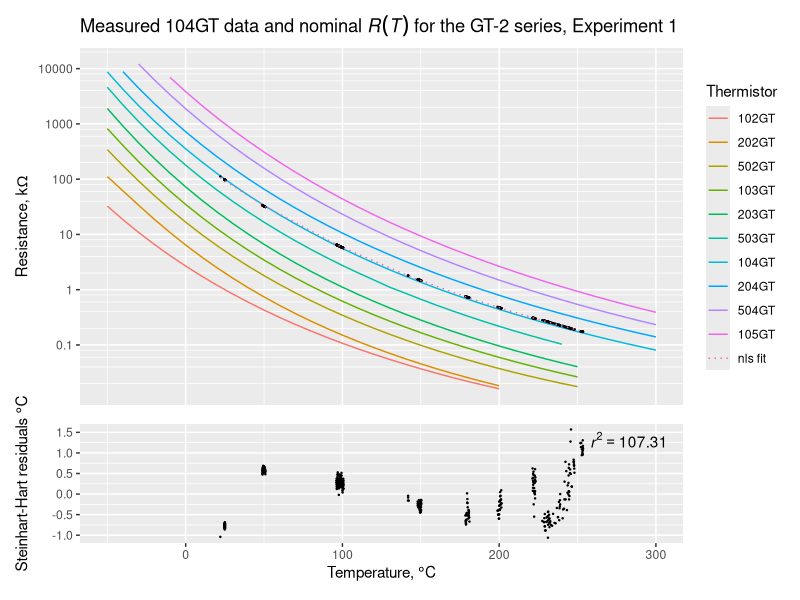

Here is the R script that generated this plot:
library(reshape2)
library(ggplot2)
library(patchwork)  ##devtools::install_github('thomasp85/patchwork')

m1 <- read.table('104GT-measurements.1.tab')
names(m1) = c('T', 'R')

d <- read.table('gt-2-glass-thermistors.tab', header = TRUE)
md <- melt(d, id.vars = 'T')
names(md) <- c('T', 'Thermistor', 'Resistance')
levels(md$Thermistor) <- sub('X', '', levels(md$Thermistor)) # get rid of the 'X' inserted by melt()

# If measurement columns (m1) were swapped, I could have called this function:
# abc <- ThermistorSteinhartHartCoeffFromMeasurements(transform(m1[c(1, 100, 396), ], R = R * 1000)) # ℃, Ω
#
# Instead, I have copied the code from library(thermocouple) and swapped column indices (,1 and ,2)
# in all references to m3p.
#
m3p <- transform(m1[c(1, 20, 38), ], R = R * 1000)  # pick any three data points and convert kΩ to Ω
b <- 1/(m3p[,1] + 273.15 ) # convert the row of Celsius temperatures to Kelvin
b <- cbind(b)              # make it a column
a <- matrix(c(
  1, log(m3p[1,2]), log(m3p[1,2])^3,
  1, log(m3p[2,2]), log(m3p[2,2])^3,
  1, log(m3p[3,2]), log(m3p[3,2])^3
), 3, 3, byrow = TRUE)
x <- solve(a, b)
abc <- list(A = x[1], B = x[2], C = x[3])
write(sprintf('Steinthart-Hart coefficients, 3-point estimation:                  A = %12.10f, B = %12.10f, C = %12.10f', abc$A, abc$B, abc$C), stderr())


tm <- transform(m1, T = T + 273.15, R = R * 1000) # transformed measurements
sh <- nls(T ~ 1 / (A + B * log(R) + C * log(R) ^ 3), data = tm, start = abc) # K, Ω
abc <- list(A = coef(summary(sh))[1,1], B = coef(summary(sh))[2,1], C = coef(summary(sh))[3,1])
r2 <- sh$m$deviance()
write(sprintf('Steinthart-Hart coefficients, NLS fit to data:                     A = %12.10f, B = %12.10f, C = %12.10f', abc$A, abc$B, abc$C), stderr())

residuals <- data.frame(cbind(tm[,1] - 273.15, predict(sh) - tm[,1]))
names(residuals) <- c('T', 'ΔT')

postscript(file='', command='cat', paper='special', onefile=F, horizontal=F, width=12, height=9, pointsize=8)

# Inverse Steinhart-Hart
model <- function(t) {
  T <- 273.15 + t
  x <- (abc$A - 1 / T) / abc$C
  y <- ((abc$B / (3 * abc$C)) ^ 3 + (x / 2) ^ 2) ^ (1/2)
  0.001 * exp( (y - x / 2) ^ (1/3) - (y + x / 2) ^ (1/3) )
}

model_T <- data.frame(T = range(md$T))

m1$model = sapply(m1$T, model, simplify = TRUE)

breaks <- 10**(1:7) / 100
minor_breaks <- rep(seq(2, 8, by = 2), 21) * (10 ^ rep(seq(-10, 10, by = 1), each = 4))

plot1 <- ggplot() +
  geom_line(data = md, aes(T, Resistance, col = Thermistor, linetype = Thermistor), na.rm = TRUE) +
  geom_point(data = m1, mapping = aes(x = T, y = R), size = 0.2) +
  geom_line(data = m1, mapping = aes(x = T, y = model, color='nls fit', linetype = 'nls fit')) +
  scale_y_log10(breaks = breaks, minor_breaks = minor_breaks, labels = c('0.1', '1', '10', '100', '1000', '10000', '100000'), name = bquote(paste('Resistance, k', Omega))) +
  scale_linetype_manual(values=c('102GT' = 1, '103GT' = 1, '104GT' = 1, '105GT' = 1, '202GT' = 1, '203GT' = 1, '204GT' = 1, '502GT' = 1, '503GT' = 1, '504GT' = 1, 'nls fit' = 3), name='Thermistor') +
  xlim(range(md$T)) +
  ggtitle(bquote(paste('Measured 104GT data and nominal ', italic(R(T)), ' for the GT-2 series, Experiment 1'))) +
  theme(axis.title.x=element_blank(), axis.text.x=element_blank(), axis.ticks.x=element_blank()) +
  guides(col = guide_legend(keywidth = 5))

plot2 <- ggplot() +
  geom_point(data = residuals, mapping = aes(x = T, y = ΔT), size = 0.2) +
  scale_y_continuous(breaks = -1.5 + 0.5 * (1:7), name = bquote(paste('Steinhart-Hart residuals ', degree * C))) +
  xlab(expression('Temperature, ' * degree * C)) +
  xlim(range(md$T)) +
  annotate(geom="text", x = Inf, y = Inf, hjust = 1.2, vjust = 1.5, label = paste0('italic(r)^{2}==', sprintf('%.2f', r2)), parse = TRUE)

plot1 + plot2 + plot_layout(ncol = 1, heights = c(3, 1))
